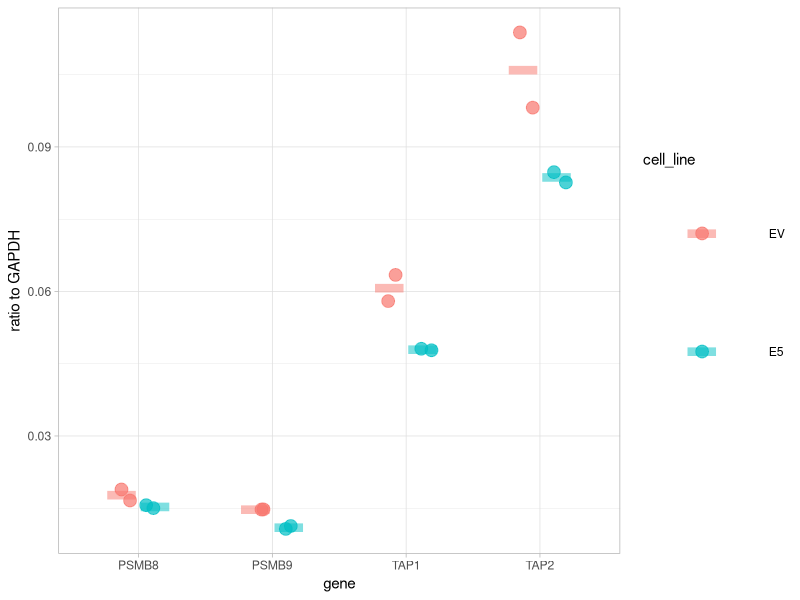
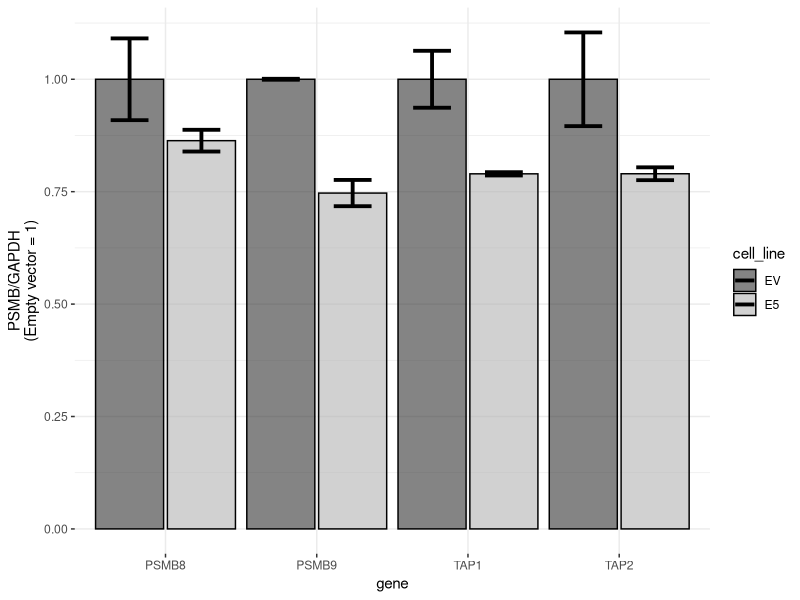
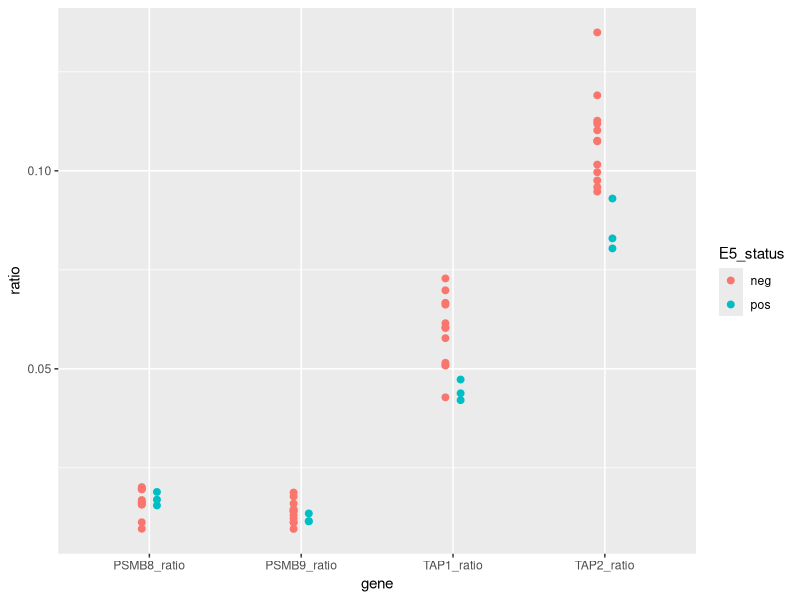

Write the R code that produced these figures, in order.
## ---- chunk 1
knitr::opts_chunk$set(echo=TRUE, warn=FALSE, message=FALSE)
## ---- chunk 2
library(dplyr)
library(tidyr)
library(ggplot2)
## ---- chunk 3

# put each sample on its own row
(
  rnaseq_counts <- data.frame(
    cell_line =  c('EV', 'EV', 'E5', 'E5') %>% factor(levels=c('EV', 'E5')),
    replicate = c(1,2,1,2),
    PSMB8_counts = c(  824,  1217,   989,  1274),
    PSMB9_counts = c(  732,   949,   716,   908),
    GAPDH_counts = c(49615, 64424, 63278, 84807),
    TAP1_counts =  c( 3147,  3736,  3024,  4079),
    TAP2_counts =  c( 5644,  6323,  5228,  7188)
  ) %>% 
  mutate(
    PSMB8 = PSMB8_counts/GAPDH_counts,
    PSMB9 = PSMB9_counts/GAPDH_counts,
    TAP1 = TAP1_counts/GAPDH_counts,
    TAP2 = TAP2_counts/GAPDH_counts
  )

)
## ---- chunk 4
(
  ratios_long <- rnaseq_counts %>%
    select(cell_line, replicate, PSMB8, PSMB9, TAP1, TAP2) %>%
    pivot_longer(cols=c(PSMB8, PSMB9, TAP1, TAP2),
                 names_to='gene', values_to = 'relative_expression') %>%
    mutate(gene = factor(gene))
)
## ---- chunk 5
ratios_long %>% ggplot(aes(x=gene, y=relative_expression, fill=cell_line, col=cell_line)) +
  stat_summary(fun = mean, geom = "point", position = position_dodge(width = .5),
               size=30, shape="-", show.legend=T, alpha=0.5) + # plot mean as "-"
  geom_jitter(position=position_jitterdodge(jitter.width = .3, dodge.width = .5),
              size = 4, alpha = .7) +
  labs(x = "gene", y = 'ratio to GAPDH') +
  theme_light()
## ---- chunk 6

group_stats <- ratios_long %>% 
  group_by(cell_line, gene) %>% 
  summarize(
    mean = mean(relative_expression),
    sd = sd(relative_expression)
  )
## ---- chunk 7
group_stats$normalized_mean <- group_stats$mean/group_stats$mean[1:4]
group_stats$normalized_sd <- group_stats$sd/group_stats$mean[1:4]

group_stats
## ---- chunk 8

group_stats %>% 
  mutate(
    error_bar_lower=normalized_mean - normalized_sd,
    error_bar_upper=normalized_mean + normalized_sd
  ) %>%
  ggplot(aes(x=gene, y=normalized_mean, fill=cell_line, col=cell_line, ymin=error_bar_lower, ymax=error_bar_upper)) +
    geom_bar(stat="identity", alpha=0.6, position = position_dodge(width = 0.95)) +
    geom_errorbar( position=position_dodge(width = 0.95), width=0.5, alpha=1, linewidth=1.3) + 
  labs(x = "gene", y = 'PSMB/GAPDH\n(Empty vector = 1)') +
  scale_y_continuous(breaks=c(0, 0.25, 0.5, 0.75, 1.0)) +
  scale_fill_grey(start = 0.2, end = .7) +
  scale_color_grey(start = 0.0, end = 0.0) +
  theme_bw() + 
  theme(
    # panel.grid.major = element_blank(),
    # panel.grid.minor = element_blank(),
    panel.border = element_blank()
  )

## ---- chunk 9
targets <- c('PSMB8', 'PSMB9', 'TAP1', 'TAP2')
control <- 'GAPDH'
all_genes <- c(control, targets)

get_total_counts_for_cell_line <- function(cell_line){
  # collect counts across all replicates
  all_genes %>% 
    sapply(function(gene){
      cc <- paste0(gene, '_counts')
      sum(rnaseq_counts[[cc]][ rnaseq_counts$cell_line == cell_line])
    })
}

total_counts_by_cell_line <- unique(rnaseq_counts[['cell_line']]) %>%
  setNames(nm=.) %>% 
  lapply(get_total_counts_for_cell_line) %>%
  as.data.frame

subsample_gene_counts <- function(cell_line, fraction=1){
  counts_vector <- total_counts_by_cell_line[cell_line]
  counts <- sample(row.names(counts_vector), 
                   size=floor(fraction * sum(counts_vector)),
                   prob=unlist(counts_vector), replace=TRUE) %>%
            table %>% 
            as.list
  counts['E5_status'] <- ifelse(cell_line=='E5', 'pos', 'neg')
  counts
}

# total_counts_by_cell_line
# subsample_gene_counts('EV')

num_pos_patients <-  3
num_neg_patients <- 12

HPV_status <- c(rep('E5', num_pos_patients), rep('EV', num_neg_patients))

patient_counts <- HPV_status %>% 
  lapply(subsample_gene_counts, fraction=0.01) %>% 
  do.call('rbind', .) %>% 
  as.data.frame

patient_counts['patient_id'] <- 1:nrow(patient_counts)

for (gene in targets){
  ratio_col <- paste0(gene, '_ratio')
  patient_counts[ratio_col] <- unlist(patient_counts[[gene]]) / unlist(patient_counts[['GAPDH']])
}

patient_counts
## ---- chunk 10
ratio_cols <- c("PSMB8_ratio","PSMB9_ratio","TAP1_ratio","TAP2_ratio")
keep_cols <- c("patient_id", "E5_status", ratio_cols)
patient_counts %>% 
  mutate(E5_status = as.character(E5_status)) %>%
  select(all_of(keep_cols)) %>%
  pivot_longer(cols=ratio_cols, names_to="gene", values_to="ratio") %>% 
  ggplot(aes(x=gene, y=ratio, col=E5_status)) + 
    geom_point(position=position_dodge(0.2), size=2)

